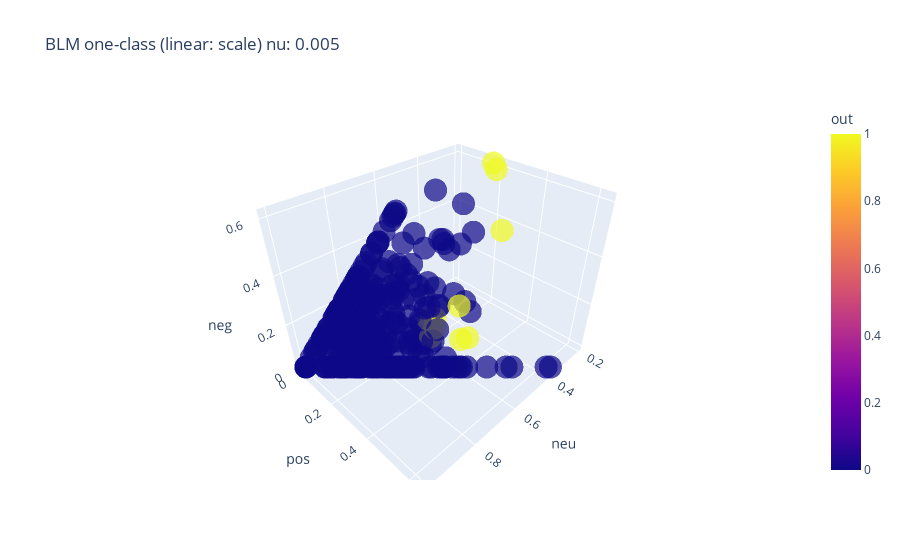
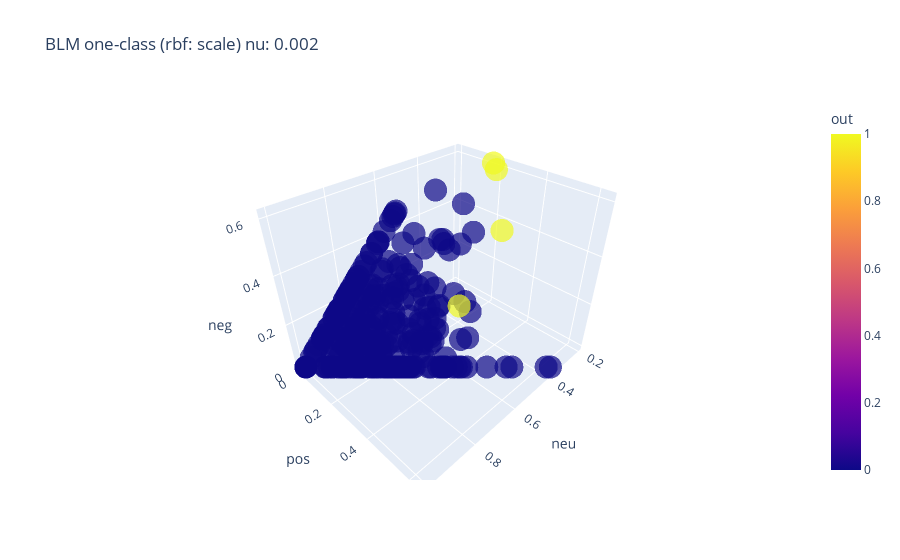

Write notebook code for charts like these, in order.
### Markdown cell above
### One-class SVM for BLM data

### Code cell
# Linear kernel one_class: find optimal nu: 
data_s = 'BLM' 
kernel = 'linear' # linear or rbf
nu_list = [
            0.1, 0.09, 0.08, 0.07, 0.06, 
            0.05, 0.03, 0.02, 0.01, 0.005, 
            0.003, 0.001, 0.0005
          ]

one_class_parameters(data_s, kernel, nu_list)

# Linear kernel one_class tested with optimal nu

nu_selected = 0.005
one_class(data_s, kernel, nu_selected)

#RBF kernel one_class: find optimal nu: 
data_s = 'BLM'
kernel = 'rbf' 
gamma = 'scale' #auto or rbf
one_class_parameters(data_s, kernel, nu_list, gamma=gamma)

nu_selected = 0.002
one_class(data_s, kernel, nu_selected, gamma=gamma)

### Figure 1 — Plotly figure (JSON) as saved in the notebook; plotly's stock layout.template omitted (floating-point values rounded to 4 significant figures; data arrays with more than 128 entries replaced by an {"elided": "..."} marker saying what was removed)
{"data": [{"hovertemplate": "neu=%{x}<br>pos=%{y}<br>neg=%{z}<br>out=%{marker.color}<extra></extra>", "legendgroup": "", "marker": {"color": {"elided": "303 int values"}, "coloraxis": "coloraxis", "opacity": 0.7, "symbol": "circle"}, "mode": "markers", "name": "", "scene": "scene", "showlegend": false, "type": "scatter3d", "x": {"elided": "303 float values"}, "y": {"elided": "303 float values"}, "z": {"elided": "303 float values"}}], "layout": {"coloraxis": {"colorbar": {"title": {"text": "out"}}, "colorscale": [[0, "#0d0887"], [0.1111, "#46039f"], [0.2222, "#7201a8"], [0.3333, "#9c179e"], [0.4444, "#bd3786"], [0.5556, "#d8576b"], [0.6667, "#ed7953"], [0.7778, "#fb9f3a"], [0.8889, "#fdca26"], [1, "#f0f921"]]}, "legend": {"tracegroupgap": 0}, "scene": {"domain": {"x": [0, 1], "y": [0, 1]}, "xaxis": {"title": {"text": "neu"}}, "yaxis": {"title": {"text": "pos"}}, "zaxis": {"title": {"text": "neg"}}}, "title": {"text": "BLM one-class (linear: scale) nu: 0.005"}}}

### Figure 2 — Plotly figure (JSON) as saved in the notebook; plotly's stock layout.template omitted (floating-point values rounded to 4 significant figures; data arrays with more than 128 entries replaced by an {"elided": "..."} marker saying what was removed)
{"data": [{"hovertemplate": "neu=%{x}<br>pos=%{y}<br>neg=%{z}<br>out=%{marker.color}<extra></extra>", "legendgroup": "", "marker": {"color": {"elided": "303 int values"}, "coloraxis": "coloraxis", "opacity": 0.7, "symbol": "circle"}, "mode": "markers", "name": "", "scene": "scene", "showlegend": false, "type": "scatter3d", "x": {"elided": "303 float values"}, "y": {"elided": "303 float values"}, "z": {"elided": "303 float values"}}], "layout": {"coloraxis": {"colorbar": {"title": {"text": "out"}}, "colorscale": [[0, "#0d0887"], [0.1111, "#46039f"], [0.2222, "#7201a8"], [0.3333, "#9c179e"], [0.4444, "#bd3786"], [0.5556, "#d8576b"], [0.6667, "#ed7953"], [0.7778, "#fb9f3a"], [0.8889, "#fdca26"], [1, "#f0f921"]]}, "legend": {"tracegroupgap": 0}, "scene": {"domain": {"x": [0, 1], "y": [0, 1]}, "xaxis": {"title": {"text": "neu"}}, "yaxis": {"title": {"text": "pos"}}, "zaxis": {"title": {"text": "neg"}}}, "title": {"text": "BLM one-class (rbf: scale) nu: 0.002"}}}
